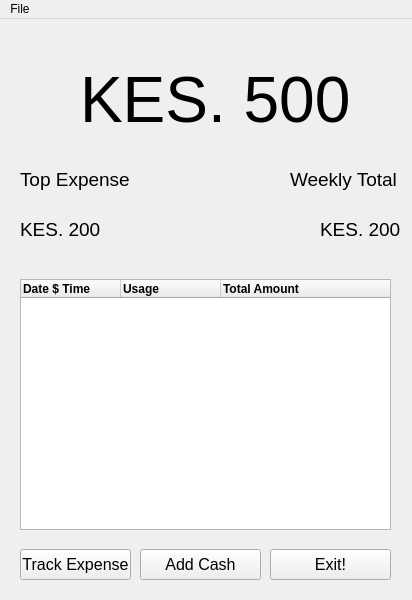
<?xml version="1.0" encoding="UTF-8"?>
<ui version="4.0">
 <class>MainWindow</class>
 <widget class="QMainWindow" name="MainWindow">
  <property name="geometry">
   <rect>
    <x>0</x>
    <y>0</y>
    <width>412</width>
    <height>600</height>
   </rect>
  </property>
  <property name="windowTitle">
   <string>MainWindow</string>
  </property>
  <widget class="QWidget" name="centralwidget">
   <widget class="QLabel" name="lbl_current">
    <property name="geometry">
     <rect>
      <x>80</x>
      <y>50</y>
      <width>311</width>
      <height>61</height>
     </rect>
    </property>
    <property name="font">
     <font>
      <pointsize>48</pointsize>
     </font>
    </property>
    <property name="text">
     <string>KES. 500</string>
    </property>
   </widget>
   <widget class="QLabel" name="label_2">
    <property name="geometry">
     <rect>
      <x>20</x>
      <y>130</y>
      <width>121</width>
      <height>61</height>
     </rect>
    </property>
    <property name="font">
     <font>
      <pointsize>14</pointsize>
     </font>
    </property>
    <property name="text">
     <string>Top Expense</string>
    </property>
   </widget>
   <widget class="QLabel" name="lbl_topxp">
    <property name="geometry">
     <rect>
      <x>20</x>
      <y>190</y>
      <width>81</width>
      <height>41</height>
     </rect>
    </property>
    <property name="font">
     <font>
      <pointsize>14</pointsize>
     </font>
    </property>
    <property name="text">
     <string>KES. 200</string>
    </property>
   </widget>
   <widget class="QLabel" name="label_4">
    <property name="geometry">
     <rect>
      <x>290</x>
      <y>130</y>
      <width>111</width>
      <height>61</height>
     </rect>
    </property>
    <property name="font">
     <font>
      <pointsize>14</pointsize>
     </font>
    </property>
    <property name="text">
     <string>Weekly Total</string>
    </property>
   </widget>
   <widget class="QLabel" name="lbl_weekly">
    <property name="geometry">
     <rect>
      <x>320</x>
      <y>190</y>
      <width>81</width>
      <height>41</height>
     </rect>
    </property>
    <property name="font">
     <font>
      <pointsize>14</pointsize>
     </font>
    </property>
    <property name="text">
     <string>KES. 200</string>
    </property>
   </widget>
   <widget class="QTreeWidget" name="table">
    <property name="geometry">
     <rect>
      <x>20</x>
      <y>260</y>
      <width>371</width>
      <height>251</height>
     </rect>
    </property>
    <property name="font">
     <font>
      <weight>75</weight>
      <bold>true</bold>
     </font>
    </property>
    <property name="alternatingRowColors">
     <bool>true</bool>
    </property>
    <column>
     <property name="text">
      <string>Date $ Time</string>
     </property>
    </column>
    <column>
     <property name="text">
      <string>Usage</string>
     </property>
    </column>
    <column>
     <property name="text">
      <string>Total Amount</string>
     </property>
    </column>
   </widget>
   <widget class="QPushButton" name="btn_expense">
    <property name="geometry">
     <rect>
      <x>20</x>
      <y>530</y>
      <width>111</width>
      <height>31</height>
     </rect>
    </property>
    <property name="font">
     <font>
      <pointsize>12</pointsize>
     </font>
    </property>
    <property name="text">
     <string>Track Expense</string>
    </property>
   </widget>
   <widget class="QPushButton" name="btn_add">
    <property name="geometry">
     <rect>
      <x>140</x>
      <y>530</y>
      <width>121</width>
      <height>31</height>
     </rect>
    </property>
    <property name="font">
     <font>
      <pointsize>12</pointsize>
     </font>
    </property>
    <property name="text">
     <string>Add Cash</string>
    </property>
   </widget>
   <widget class="QPushButton" name="btn_exit">
    <property name="geometry">
     <rect>
      <x>270</x>
      <y>530</y>
      <width>121</width>
      <height>31</height>
     </rect>
    </property>
    <property name="font">
     <font>
      <pointsize>12</pointsize>
     </font>
    </property>
    <property name="text">
     <string>Exit!</string>
    </property>
   </widget>
  </widget>
  <widget class="QMenuBar" name="menubar">
   <property name="geometry">
    <rect>
     <x>0</x>
     <y>0</y>
     <width>412</width>
     <height>21</height>
    </rect>
   </property>
   <widget class="QMenu" name="menuFile">
    <property name="title">
     <string>File</string>
    </property>
    <addaction name="actionGenerate_Report"/>
   </widget>
   <addaction name="menuFile"/>
  </widget>
  <action name="actionAdd_Expense">
   <property name="text">
    <string>Add Expense</string>
   </property>
  </action>
  <action name="actionGenerate_Report">
   <property name="text">
    <string>Generate Report</string>
   </property>
  </action>
  <action name="actionAdd_Money">
   <property name="text">
    <string>Add Money</string>
   </property>
  </action>
  <action name="actionExit">
   <property name="text">
    <string>Exit</string>
   </property>
  </action>
 </widget>
 <resources/>
 <connections/>
</ui>
